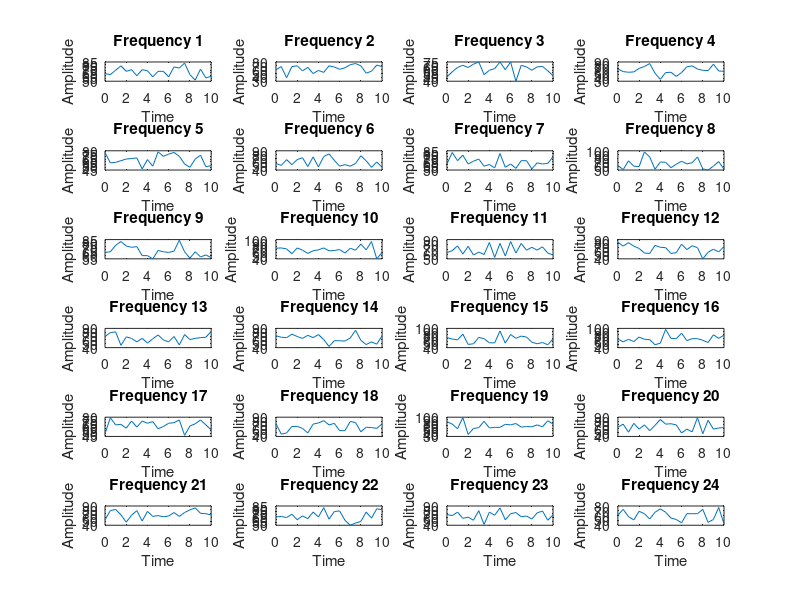

Recreate this plot in MATLAB. (Note: this script raises an error after producing the figure.)
% initialzation parameters
t_start = 0;
t_end = 10;
step = 0.5;
num_frequencies = 24;
num_times = 21;
mu = 65; % mean value
sigma = 11; % std

% generate time vector
t = t_start:step:t_end;

% initialize random numbers matrix
ampArr = zeros(num_times, num_frequencies);


ampArr(:, 1) = mu + 7 * randn(size(t));
ampArr(:, 2) = mu + 8 * randn(size(t));
ampArr(:, 3) = mu + 9 * randn(size(t));

% generate random numbers
for i = 4:num_frequencies
    ampArr(:, i) = mu + sigma * randn(size(t));
end

ampArr = round(ampArr);
% show the result
disp(ampArr);

disp(size(ampArr));

LArr = zeros(length(t), 1);

for i = 1:num_times
    rowEle = ampArr(i, :);
    LArr(i) = 10 * log10(sum(10 .^ (rowEle / 10)));
end

LArr = round(LArr);
disp(LArr);
save('ampArr.mat', 'ampArr');
disp(size(ampArr))
figure;
for i = 1:num_frequencies
    subplot(6, 4, i); % create 6 * 4 layout
    plot(t, ampArr(:, i));
    title(['Frequency ', num2str(i)]);
    xlabel('Time');
    ylabel('Amplitude');
end

% get the max and min value
max_value = max(ampArr, [], 'all');
min_value = min(ampArr, [], 'all');

% show result
disp(['The maximum value in ampArr is: ', num2str(max_value)]);
disp(['The minimum value in ampArr is: ', num2str(min_value)]);